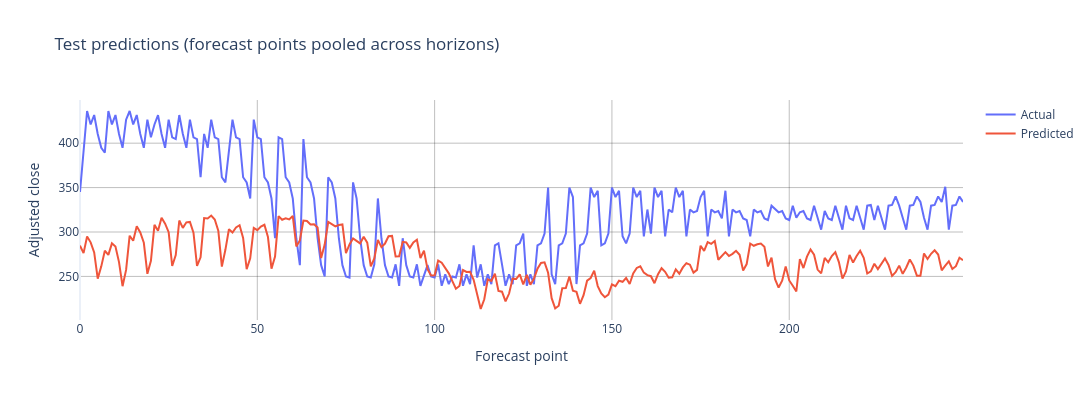

Notebook code for this chart:
### Code cell
n = min(250, len(actual))

fig = go.Figure()
fig.add_trace(go.Scatter(y=actual[:n], mode="lines", name="Actual"))
fig.add_trace(go.Scatter(y=predicted[:n], mode="lines", name="Predicted"))

fig.update_layout(
    width=1200, height=400,
    title="Test predictions (forecast points pooled across horizons)",
    xaxis_title="Forecast point",
    yaxis_title="Adjusted close",
    template="plotly_white",
)
fig.update_xaxes(showgrid=True, gridcolor="rgba(0,0,0,0.25)")
fig.update_yaxes(showgrid=True, gridcolor="rgba(0,0,0,0.25)")

fig.show()

### Figure 1 — Plotly figure (JSON) as saved in the notebook; plotly's stock layout.template omitted (floating-point values rounded to 4 significant figures; data arrays with more than 128 entries replaced by an {"elided": "..."} marker saying what was removed)
{"data": [{"mode": "lines", "name": "Actual", "type": "scatter", "y": {"elided": "250 float values"}}, {"mode": "lines", "name": "Predicted", "type": "scatter", "y": {"elided": "250 float values"}}], "layout": {"height": 400, "title": {"text": "Test predictions (forecast points pooled across horizons)"}, "width": 1200, "xaxis": {"gridcolor": "rgba(0,0,0,0.25)", "showgrid": true, "title": {"text": "Forecast point"}}, "yaxis": {"gridcolor": "rgba(0,0,0,0.25)", "showgrid": true, "title": {"text": "Adjusted close"}}}}
